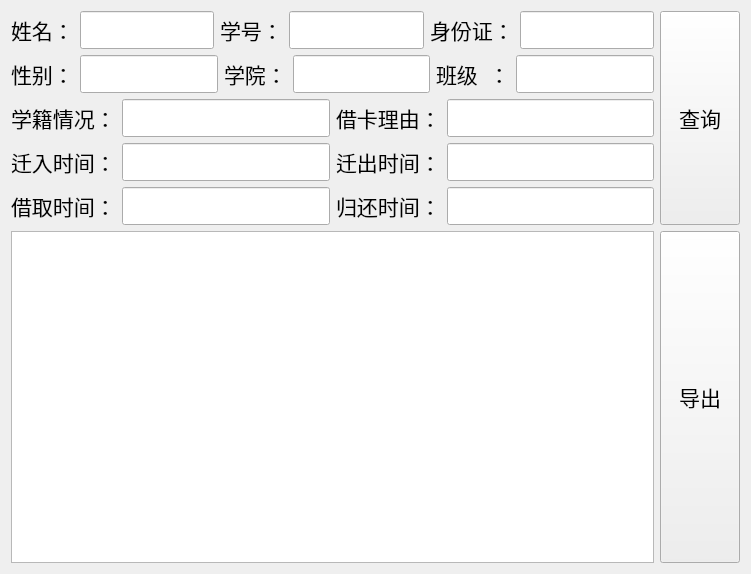
<?xml version="1.0" encoding="UTF-8"?>
<ui version="4.0">
 <class>SearchPage</class>
 <widget class="QWidget" name="SearchPage">
  <property name="geometry">
   <rect>
    <x>0</x>
    <y>0</y>
    <width>751</width>
    <height>574</height>
   </rect>
  </property>
  <property name="windowTitle">
   <string>Form</string>
  </property>
  <layout class="QHBoxLayout" name="horizontalLayout_20">
   <item>
    <layout class="QVBoxLayout" name="verticalLayout_2">
     <item>
      <layout class="QHBoxLayout" name="horizontalLayout_19">
       <item>
        <layout class="QVBoxLayout" name="verticalLayout">
         <item>
          <layout class="QHBoxLayout" name="horizontalLayout_6">
           <item>
            <layout class="QHBoxLayout" name="horizontalLayout">
             <item>
              <widget class="QLabel" name="label">
               <property name="font">
                <font>
                 <family>宋体</family>
                 <pointsize>16</pointsize>
                </font>
               </property>
               <property name="text">
                <string>姓名：</string>
               </property>
              </widget>
             </item>
             <item>
              <widget class="QLineEdit" name="stu_name">
               <property name="font">
                <font>
                 <family>宋体</family>
                 <pointsize>16</pointsize>
                </font>
               </property>
              </widget>
             </item>
            </layout>
           </item>
           <item>
            <layout class="QHBoxLayout" name="horizontalLayout_2">
             <item>
              <widget class="QLabel" name="label_2">
               <property name="font">
                <font>
                 <family>宋体</family>
                 <pointsize>16</pointsize>
                </font>
               </property>
               <property name="text">
                <string>学号：</string>
               </property>
              </widget>
             </item>
             <item>
              <widget class="QLineEdit" name="stu_ID">
               <property name="font">
                <font>
                 <family>宋体</family>
                 <pointsize>16</pointsize>
                </font>
               </property>
              </widget>
             </item>
            </layout>
           </item>
           <item>
            <layout class="QHBoxLayout" name="horizontalLayout_7">
             <item>
              <widget class="QLabel" name="label_7">
               <property name="font">
                <font>
                 <family>宋体</family>
                 <pointsize>16</pointsize>
                </font>
               </property>
               <property name="text">
                <string>身份证：</string>
               </property>
              </widget>
             </item>
             <item>
              <widget class="QLineEdit" name="stu_indentification_number">
               <property name="font">
                <font>
                 <family>宋体</family>
                 <pointsize>16</pointsize>
                </font>
               </property>
              </widget>
             </item>
            </layout>
           </item>
          </layout>
         </item>
         <item>
          <layout class="QHBoxLayout" name="horizontalLayout_13">
           <item>
            <layout class="QHBoxLayout" name="horizontalLayout_5">
             <item>
              <widget class="QLabel" name="label_5">
               <property name="font">
                <font>
                 <family>宋体</family>
                 <pointsize>16</pointsize>
                </font>
               </property>
               <property name="text">
                <string>性别：</string>
               </property>
              </widget>
             </item>
             <item>
              <widget class="QLineEdit" name="stu_sex">
               <property name="font">
                <font>
                 <family>宋体</family>
                 <pointsize>16</pointsize>
                </font>
               </property>
              </widget>
             </item>
            </layout>
           </item>
           <item>
            <layout class="QHBoxLayout" name="horizontalLayout_3">
             <item>
              <widget class="QLabel" name="label_3">
               <property name="font">
                <font>
                 <family>宋体</family>
                 <pointsize>16</pointsize>
                </font>
               </property>
               <property name="text">
                <string>学院：</string>
               </property>
              </widget>
             </item>
             <item>
              <widget class="QLineEdit" name="stu_college">
               <property name="font">
                <font>
                 <family>宋体</family>
                 <pointsize>16</pointsize>
                </font>
               </property>
              </widget>
             </item>
            </layout>
           </item>
           <item>
            <layout class="QHBoxLayout" name="horizontalLayout_4">
             <item>
              <widget class="QLabel" name="label_4">
               <property name="font">
                <font>
                 <family>宋体</family>
                 <pointsize>16</pointsize>
                </font>
               </property>
               <property name="text">
                <string>班级  ：</string>
               </property>
              </widget>
             </item>
             <item>
              <widget class="QLineEdit" name="stu_class">
               <property name="font">
                <font>
                 <family>宋体</family>
                 <pointsize>16</pointsize>
                </font>
               </property>
              </widget>
             </item>
            </layout>
           </item>
          </layout>
         </item>
         <item>
          <layout class="QHBoxLayout" name="horizontalLayout_18">
           <item>
            <layout class="QHBoxLayout" name="horizontalLayout_8">
             <item>
              <widget class="QLabel" name="label_8">
               <property name="font">
                <font>
                 <family>宋体</family>
                 <pointsize>16</pointsize>
                </font>
               </property>
               <property name="text">
                <string>学籍情况：</string>
               </property>
              </widget>
             </item>
             <item>
              <widget class="QLineEdit" name="stu_status_of_student_status">
               <property name="font">
                <font>
                 <family>宋体</family>
                 <pointsize>16</pointsize>
                </font>
               </property>
              </widget>
             </item>
            </layout>
           </item>
           <item>
            <layout class="QHBoxLayout" name="horizontalLayout_16">
             <item>
              <widget class="QLabel" name="label_13">
               <property name="font">
                <font>
                 <family>宋体</family>
                 <pointsize>16</pointsize>
                </font>
               </property>
               <property name="text">
                <string>借卡理由：</string>
               </property>
              </widget>
             </item>
             <item>
              <widget class="QLineEdit" name="reason">
               <property name="font">
                <font>
                 <family>宋体</family>
                 <pointsize>16</pointsize>
                </font>
               </property>
              </widget>
             </item>
            </layout>
           </item>
          </layout>
         </item>
         <item>
          <layout class="QHBoxLayout" name="horizontalLayout_14">
           <item>
            <layout class="QHBoxLayout" name="horizontalLayout_9">
             <item>
              <widget class="QLabel" name="label_9">
               <property name="font">
                <font>
                 <family>宋体</family>
                 <pointsize>16</pointsize>
                </font>
               </property>
               <property name="text">
                <string>迁入时间：</string>
               </property>
              </widget>
             </item>
             <item>
              <widget class="QLineEdit" name="account_in_time">
               <property name="font">
                <font>
                 <family>宋体</family>
                 <pointsize>16</pointsize>
                </font>
               </property>
              </widget>
             </item>
            </layout>
           </item>
           <item>
            <layout class="QHBoxLayout" name="horizontalLayout_10">
             <item>
              <widget class="QLabel" name="label_10">
               <property name="font">
                <font>
                 <family>宋体</family>
                 <pointsize>16</pointsize>
                </font>
               </property>
               <property name="text">
                <string>迁出时间：</string>
               </property>
              </widget>
             </item>
             <item>
              <widget class="QLineEdit" name="account_out_time">
               <property name="font">
                <font>
                 <family>宋体</family>
                 <pointsize>16</pointsize>
                </font>
               </property>
              </widget>
             </item>
            </layout>
           </item>
          </layout>
         </item>
         <item>
          <layout class="QHBoxLayout" name="horizontalLayout_15">
           <item>
            <layout class="QHBoxLayout" name="horizontalLayout_11">
             <item>
              <widget class="QLabel" name="label_11">
               <property name="font">
                <font>
                 <family>宋体</family>
                 <pointsize>16</pointsize>
                </font>
               </property>
               <property name="text">
                <string>借取时间：</string>
               </property>
              </widget>
             </item>
             <item>
              <widget class="QLineEdit" name="borrow_time">
               <property name="font">
                <font>
                 <family>宋体</family>
                 <pointsize>16</pointsize>
                </font>
               </property>
              </widget>
             </item>
            </layout>
           </item>
           <item>
            <layout class="QHBoxLayout" name="horizontalLayout_12">
             <item>
              <widget class="QLabel" name="label_12">
               <property name="font">
                <font>
                 <family>宋体</family>
                 <pointsize>16</pointsize>
                </font>
               </property>
               <property name="text">
                <string>归还时间：</string>
               </property>
              </widget>
             </item>
             <item>
              <widget class="QLineEdit" name="return_time">
               <property name="font">
                <font>
                 <family>宋体</family>
                 <pointsize>16</pointsize>
                </font>
               </property>
              </widget>
             </item>
            </layout>
           </item>
          </layout>
         </item>
        </layout>
       </item>
       <item>
        <widget class="QPushButton" name="searchButton">
         <property name="sizePolicy">
          <sizepolicy hsizetype="Fixed" vsizetype="Preferred">
           <horstretch>0</horstretch>
           <verstretch>0</verstretch>
          </sizepolicy>
         </property>
         <property name="minimumSize">
          <size>
           <width>80</width>
           <height>80</height>
          </size>
         </property>
         <property name="maximumSize">
          <size>
           <width>80</width>
           <height>16777215</height>
          </size>
         </property>
         <property name="font">
          <font>
           <family>宋体</family>
           <pointsize>16</pointsize>
          </font>
         </property>
         <property name="text">
          <string>查询</string>
         </property>
        </widget>
       </item>
      </layout>
     </item>
     <item>
      <layout class="QHBoxLayout" name="horizontalLayout_17">
       <item>
        <widget class="QTableWidget" name="tableWidget"/>
       </item>
       <item>
        <widget class="QPushButton" name="exportButton">
         <property name="sizePolicy">
          <sizepolicy hsizetype="Fixed" vsizetype="Preferred">
           <horstretch>0</horstretch>
           <verstretch>0</verstretch>
          </sizepolicy>
         </property>
         <property name="minimumSize">
          <size>
           <width>80</width>
           <height>0</height>
          </size>
         </property>
         <property name="maximumSize">
          <size>
           <width>80</width>
           <height>16777215</height>
          </size>
         </property>
         <property name="font">
          <font>
           <family>Agency FB</family>
           <pointsize>16</pointsize>
          </font>
         </property>
         <property name="styleSheet">
          <string notr="true"/>
         </property>
         <property name="text">
          <string>导出</string>
         </property>
        </widget>
       </item>
      </layout>
     </item>
    </layout>
   </item>
  </layout>
 </widget>
 <resources/>
 <connections/>
</ui>
